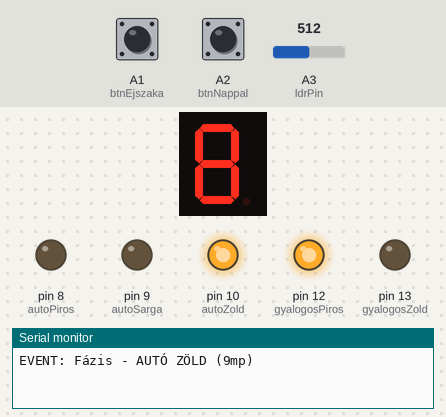
The sketch below on a simulated Arduino Uno, built with avr-gcc and run on an emulated ATmega328P. Shown: 1-digit seven-segment display, output pins drawn as LEDs (lit = HIGH), the last lines printed to the serial monitor. Wiring (inferred from the names in the program): 1-digit 7-segment display, segments lit when HIGH: segments pin 3, pin 4, pin 5, pin 6, pin 7, A5, A4, pin 11. Dashed ring = blinking. The test bench sets the inputs (shaded band); at power-on: A3 (ldrPin) = 512, A2 (btnNappal) LOW, A1 (btnEjszaka) LOW. The segment pins are drawn as the display they are named for; pins used as bus, display or sensor lines are not drawn.

Above: at 1.6 s.
1.7 s: A3 (ldrPin) set to 307
3.5 s: A3 (ldrPin) set to 285
At 4.4 s:
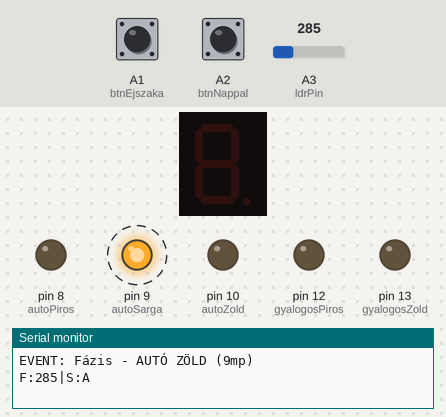
7.5 s: A2 (btnNappal) pulled HIGH for 1 s
At 8.1 s:
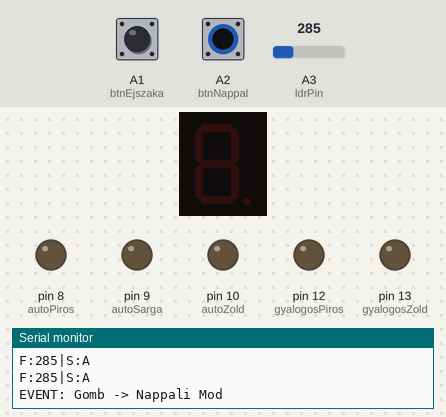
12.8 s: A1 (btnEjszaka) pulled HIGH for 1 s
At 14.3 s:
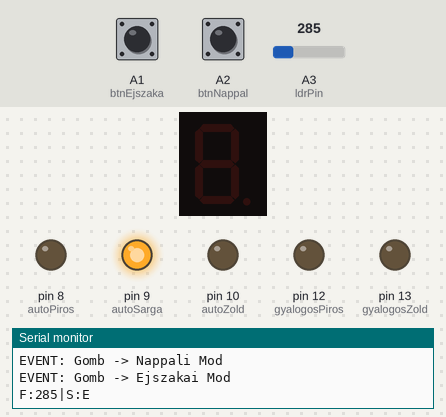
15.4 s: A2 (btnNappal) pulled HIGH for 1 s
At 20.6 s:
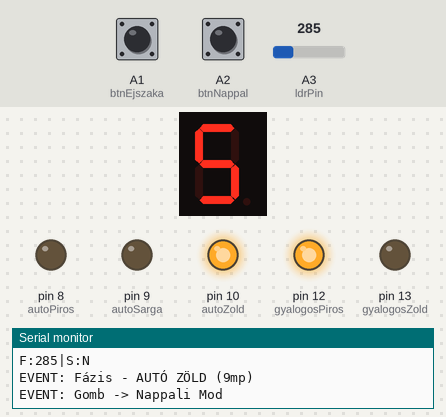
20.7 s: A1 (btnEjszaka) pulled HIGH for 3.2 s
At 22.9 s:
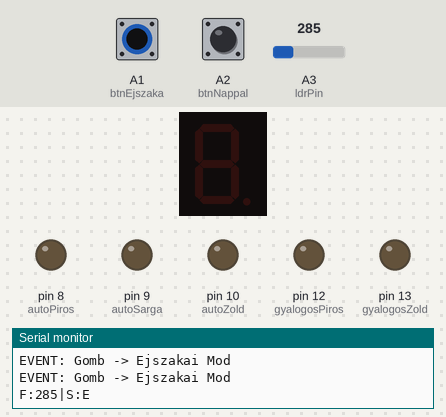
Timing chart, 0 to 27.4 s (numbered marks = the images above; inputs shaded):
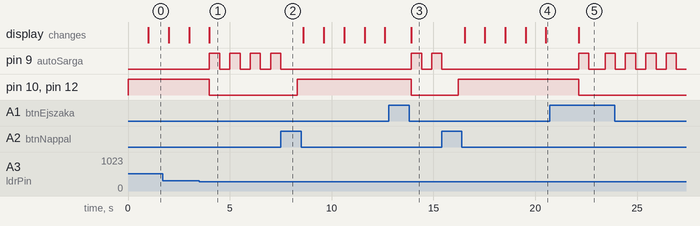

Measured:
- the behaviour switches between 300 and 299 on A3 (ldrPin) (found by bisection; images 0 and 1)
- after the input at 3.5 s, pin 9 (autoSarga): alternates HIGH for 0.50 s and LOW for 0.50 s, starting after 0.50 s; pin 10 (autoZold), pin 12 (gyalogosPiros): HIGH → LOW after 0.50 s
- after the input at 7.5 s, pin 9 (autoSarga): goes on until 7.5 s, then stays LOW; pin 10 (autoZold), pin 12 (gyalogosPiros): LOW → HIGH after 0.80 s
- after the input at 12.8 s, pin 9 (autoSarga): LOW → HIGH after 1.1 s, → LOW 0.50 s later, → HIGH 0.50 s later; pin 10 (autoZold), pin 12 (gyalogosPiros): HIGH → LOW after 1.1 s
- after the input at 15.4 s, pin 9 (autoSarga): goes on until 15.4 s, then stays LOW; pin 10 (autoZold), pin 12 (gyalogosPiros): LOW → HIGH after 0.82 s; the display: first changes after 1.1 s (image 4 shows a later state)
- after the input at 20.7 s, pin 10 (autoZold): HIGH → LOW after 1.4 s instead of 5.8 s; pin 12 (gyalogosPiros): HIGH → LOW after 1.4 s

The sketch:

KozlekedesiLampa.ino
```cpp
// Kimenetek
const int autoPiros = 8;
const int autoSarga = 9;
const int autoZold = 10;
const int hangszoro = 11;
const int gyalogosPiros = 12;
const int gyalogosZold = 13;

// Bemenetek
const int ldrPin = A3; // Fényérzékelő

// IoT Gombok
const int btnEjszaka = A1; // Kényszerített Éjszaka gomb
const int btnNappal = A2;  // Kényszerített Nappal gomb

// Kijelző
const int segA = 3;
const int segB = 4;
const int segC = 5;
const int segD = 6;
const int segE = 7;
const int segF = A5;
const int segG = A4;

const byte szamok[10][7] = {
  { 1, 1, 1, 1, 1, 1, 0 }, { 0, 1, 1, 0, 0, 0, 0 }, { 1, 1, 0, 1, 1, 0, 1 },
  { 1, 1, 1, 1, 0, 0, 1 }, { 0, 1, 1, 0, 0, 1, 1 }, { 1, 0, 1, 1, 0, 1, 1 },
  { 1, 0, 1, 1, 1, 1, 1 }, { 1, 1, 1, 0, 0, 0, 0 }, { 1, 1, 1, 1, 1, 1, 1 },
  { 1, 1, 1, 1, 0, 1, 1 }
};

int fenyero = 0;
const int soteT_KUSZOB = 300;
char iotStatusz = 'A';  // A=Auto, E=Ejszaka, N=Nappal
unsigned long utolsoAdatKuldes = 0;

void setup() {
  // Kimenetek beállítása
  pinMode(autoPiros, OUTPUT); pinMode(autoSarga, OUTPUT); pinMode(autoZold, OUTPUT);
  pinMode(gyalogosPiros, OUTPUT); pinMode(gyalogosZold, OUTPUT);
  pinMode(hangszoro, OUTPUT);

  pinMode(segA, OUTPUT); pinMode(segB, OUTPUT); pinMode(segC, OUTPUT);
  pinMode(segD, OUTPUT); pinMode(segE, OUTPUT); pinMode(segF, OUTPUT); pinMode(segG, OUTPUT);

  // Bemenetek beállítása
  pinMode(ldrPin, INPUT);

  pinMode(btnEjszaka, INPUT);
  pinMode(btnNappal, INPUT);

  Serial.begin(9600);

  // Alapállapot
  szamTorles();
}

void loop() {
  // 1. Kommunikáció (Serial + Gombok)
  kezelParancsokat();

  // 2. Adatküldés (Pythonnak)
  adatKuldes();

  // 3.
  if (iotStatusz == 'E') {
    ejszakaiMod();
  }
  else if (iotStatusz == 'N') {
    automataCiklus(); // Kényszerített nappal -> Ciklus fut
  }
  else { // "A" = Automata
    if (fenyero < soteT_KUSZOB) {
      ejszakaiMod();
    } else {
      automataCiklus();
    }
  }
}

void kezelParancsokat() {
  // Serial parancsok
  if (Serial.available() > 0) {
    char bejovo = Serial.read();
    if (bejovo == 'E') iotStatusz = 'E';
    if (bejovo == 'N') iotStatusz = 'N'; // Nappalt kényszeríteni
    if (bejovo == 'A') iotStatusz = 'A'; // Vissza automatára
  }

  // Fizikai Gombok
  if (digitalRead(btnEjszaka) == HIGH) {
    iotStatusz = 'E';
    Serial.println("EVENT: Gomb -> Ejszakai Mod");
    delay(300);
  }

  if (digitalRead(btnNappal) == HIGH) {
    iotStatusz = 'N';
    Serial.println("EVENT: Gomb -> Nappali Mod");
    delay(300);
  }
}

void adatKuldes() {
  fenyero = analogRead(ldrPin);
  if (millis() - utolsoAdatKuldes > 500) {
    Serial.print("F:"); Serial.print(fenyero);
    Serial.print("|S:"); Serial.println(iotStatusz);
    utolsoAdatKuldes = millis();
  }
}

void ejszakaiMod() {
  // Minden piros/zöld kikapcsolva
  digitalWrite(autoZold, LOW); digitalWrite(autoPiros, LOW);
  digitalWrite(gyalogosZold, LOW); digitalWrite(gyalogosPiros, LOW);
  szamTorles();

  // Sárga villog
  digitalWrite(autoSarga, HIGH); delay(500);
  digitalWrite(autoSarga, LOW); delay(500);
}

void automataCiklus() {
  Serial.println("EVENT: Fázis - AUTÓ ZÖLD (9mp)");

  // 1. FÁZIS: AUTÓ ZÖLD (Visszaszámlálással)
  digitalWrite(autoPiros, LOW);
  digitalWrite(autoSarga, LOW);
  digitalWrite(autoZold, HIGH);
  digitalWrite(gyalogosZold, LOW);
  digitalWrite(gyalogosPiros, HIGH);

  // 9 másodperc visszaszámlálás (Autósoknak)
  for (int i = 9; i >= 0; i--) {
    // Ellenőrzés, hogye nem lett-e éjszaka hirtelen
    if (ellenorizMegszakitast()) return;

    kiirSzam(i);
    delay(1000);
  }
  szamTorles();

  // 2. FÁZIS: SÁRGA
  Serial.println("EVENT: Fázis - SÁRGA");
  digitalWrite(autoZold, LOW);
  digitalWrite(autoSarga, HIGH);
  delay(2000);

  // 3. FÁZIS: AUTÓ PIROS / GYALOGOS ZÖLD
  Serial.println("EVENT: Fázis - AUTÓ PIROS (9mp)");
  digitalWrite(autoSarga, LOW);
  digitalWrite(autoPiros, HIGH);

  delay(1000); // Szünet

  digitalWrite(gyalogosPiros, LOW);
  digitalWrite(gyalogosZold, HIGH);

  // 9 másodperc visszaszámlálás (Gyalogosoknak)
  for (int i = 9; i >= 0; i--) {
    if (ellenorizMegszakitast()) return;

    kiirSzam(i);
    tone(hangszoro, 800, 100); // Csippanás a gyalogosnak
    delay(1000);
  }
  szamTorles();

  // 4. FÁZIS: Gyalogos villog
  for (int i = 0; i < 3; i++) {
    digitalWrite(gyalogosZold, LOW); delay(300);
    digitalWrite(gyalogosZold, HIGH);
    tone(hangszoro, 1200, 100);
    delay(300);
  }
  digitalWrite(gyalogosZold, LOW);
  digitalWrite(gyalogosPiros, HIGH);

  delay(1000);

  // 5. FÁZIS: Vissza a zöldre (Sárgán át)
  digitalWrite(autoSarga, HIGH); delay(1000);
  digitalWrite(autoSarga, LOW);
}
bool ellenorizMegszakitast() {
  // Fényérzékelő ellenőrzése
  fenyero = analogRead(ldrPin);
  if (iotStatusz == 'A' && fenyero < soteT_KUSZOB) {
     return true;
  }
  kezelParancsokat();
  if (iotStatusz == 'E') return true;

  return false;
}

void kiirSzam(int szam) {
  digitalWrite(segA, szamok[szam][0]); digitalWrite(segB, szamok[szam][1]);
  digitalWrite(segC, szamok[szam][2]); digitalWrite(segD, szamok[szam][3]);
  digitalWrite(segE, szamok[szam][4]); digitalWrite(segF, szamok[szam][5]);
  digitalWrite(segG, szamok[szam][6]);
}

void szamTorles() {
  digitalWrite(segA, LOW); digitalWrite(segB, LOW); digitalWrite(segC, LOW);
  digitalWrite(segD, LOW); digitalWrite(segE, LOW); digitalWrite(segF, LOW);
  digitalWrite(segG, LOW);
}
```
